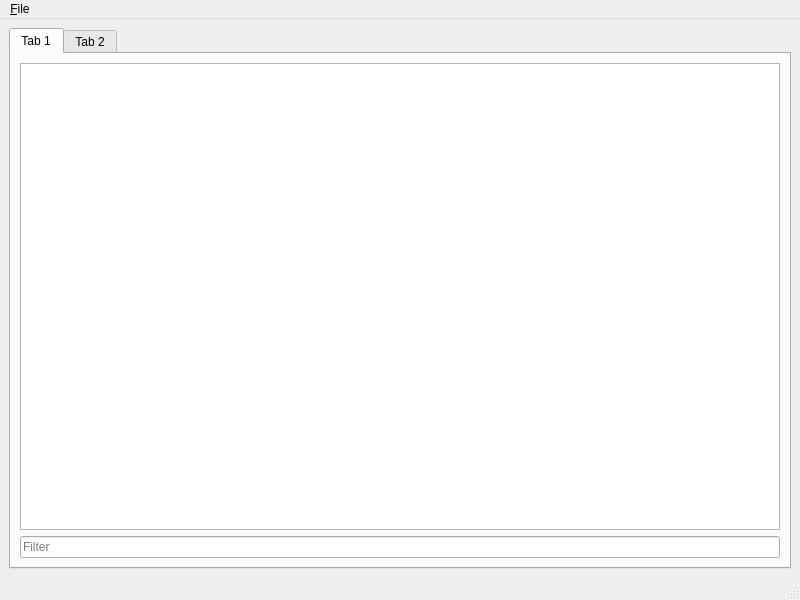
<?xml version="1.0" encoding="UTF-8"?>
<ui version="4.0">
 <class>MainWindow</class>
 <widget class="QMainWindow" name="MainWindow">
  <property name="geometry">
   <rect>
    <x>0</x>
    <y>0</y>
    <width>800</width>
    <height>600</height>
   </rect>
  </property>
  <property name="windowTitle">
   <string>MainWindow</string>
  </property>
  <widget class="QWidget" name="centralwidget">
   <layout class="QGridLayout" name="gridLayout">
    <item row="0" column="0">
     <widget class="QTabWidget" name="tabWidget">
      <property name="currentIndex">
       <number>0</number>
      </property>
      <widget class="QWidget" name="tab">
       <attribute name="title">
        <string>Tab 1</string>
       </attribute>
       <layout class="QGridLayout" name="gridLayout_2">
        <item row="0" column="0">
         <widget class="QTableView" name="tableView">
          <property name="sizeAdjustPolicy">
           <enum>QAbstractScrollArea::AdjustToContents</enum>
          </property>
          <property name="editTriggers">
           <set>QAbstractItemView::NoEditTriggers</set>
          </property>
          <property name="alternatingRowColors">
           <bool>true</bool>
          </property>
          <property name="selectionBehavior">
           <enum>QAbstractItemView::SelectRows</enum>
          </property>
          <property name="showGrid">
           <bool>true</bool>
          </property>
          <property name="gridStyle">
           <enum>Qt::DashLine</enum>
          </property>
          <property name="sortingEnabled">
           <bool>true</bool>
          </property>
          <property name="wordWrap">
           <bool>false</bool>
          </property>
          <attribute name="horizontalHeaderCascadingSectionResizes">
           <bool>true</bool>
          </attribute>
          <attribute name="horizontalHeaderStretchLastSection">
           <bool>true</bool>
          </attribute>
          <attribute name="verticalHeaderVisible">
           <bool>false</bool>
          </attribute>
         </widget>
        </item>
        <item row="1" column="0">
         <widget class="QLineEdit" name="lineEdit">
          <property name="placeholderText">
           <string>Filter</string>
          </property>
         </widget>
        </item>
       </layout>
      </widget>
      <widget class="QWidget" name="tab_2">
       <attribute name="title">
        <string>Tab 2</string>
       </attribute>
       <layout class="QGridLayout" name="gridLayout_3"/>
      </widget>
     </widget>
    </item>
   </layout>
  </widget>
  <widget class="QMenuBar" name="menubar">
   <property name="geometry">
    <rect>
     <x>0</x>
     <y>0</y>
     <width>800</width>
     <height>21</height>
    </rect>
   </property>
   <widget class="QMenu" name="menu">
    <property name="title">
     <string>&amp;File</string>
    </property>
    <addaction name="actionUpdate"/>
    <addaction name="actionSettings"/>
   </widget>
   <addaction name="menu"/>
  </widget>
  <widget class="QStatusBar" name="statusbar"/>
  <action name="actionUpdate">
   <property name="text">
    <string>&amp;Update</string>
   </property>
  </action>
  <action name="actionSettings">
   <property name="text">
    <string>&amp;Settings</string>
   </property>
  </action>
 </widget>
 <resources/>
 <connections/>
</ui>
